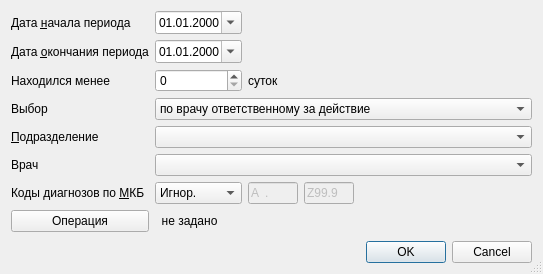
<?xml version="1.0" encoding="UTF-8"?>
<ui version="4.0">
 <class>ReportsBeingInStationaryDialog</class>
 <widget class="QDialog" name="ReportsBeingInStationaryDialog">
  <property name="windowModality">
   <enum>Qt::ApplicationModal</enum>
  </property>
  <property name="geometry">
   <rect>
    <x>0</x>
    <y>0</y>
    <width>543</width>
    <height>274</height>
   </rect>
  </property>
  <property name="windowTitle">
   <string>параметры отчёта</string>
  </property>
  <property name="sizeGripEnabled">
   <bool>true</bool>
  </property>
  <layout class="QGridLayout" name="gridLayout">
   <item row="9" column="1" colspan="4">
    <widget class="QLabel" name="lblActionTypeList">
     <property name="text">
      <string>  не задано</string>
     </property>
     <property name="wordWrap">
      <bool>true</bool>
     </property>
    </widget>
   </item>
   <item row="9" column="5">
    <spacer name="horizontalSpacer_4">
     <property name="orientation">
      <enum>Qt::Horizontal</enum>
     </property>
     <property name="sizeHint" stdset="0">
      <size>
       <width>40</width>
       <height>20</height>
      </size>
     </property>
    </spacer>
   </item>
   <item row="1" column="1">
    <widget class="CDateEdit" name="edtEndDate">
     <property name="sizePolicy">
      <sizepolicy hsizetype="Maximum" vsizetype="Fixed">
       <horstretch>0</horstretch>
       <verstretch>0</verstretch>
      </sizepolicy>
     </property>
     <property name="displayFormat">
      <string>dd.MM.yyyy</string>
     </property>
     <property name="calendarPopup">
      <bool>true</bool>
     </property>
    </widget>
   </item>
   <item row="6" column="1" colspan="5">
    <widget class="CPersonComboBoxEx" name="cmbPerson"/>
   </item>
   <item row="5" column="0">
    <widget class="QLabel" name="lblOrgStructure">
     <property name="text">
      <string>&amp;Подразделение</string>
     </property>
     <property name="buddy">
      <cstring>cmbOrgStructure</cstring>
     </property>
    </widget>
   </item>
   <item row="8" column="5">
    <spacer name="horizontalSpacer">
     <property name="orientation">
      <enum>Qt::Horizontal</enum>
     </property>
     <property name="sizeHint" stdset="0">
      <size>
       <width>66</width>
       <height>20</height>
      </size>
     </property>
    </spacer>
   </item>
   <item row="2" column="3" colspan="3">
    <spacer name="horizontalSpacer_2">
     <property name="orientation">
      <enum>Qt::Horizontal</enum>
     </property>
     <property name="sizeHint" stdset="0">
      <size>
       <width>40</width>
       <height>20</height>
      </size>
     </property>
    </spacer>
   </item>
   <item row="9" column="0">
    <widget class="QPushButton" name="btnActionTypeList">
     <property name="text">
      <string>Операция</string>
     </property>
    </widget>
   </item>
   <item row="10" column="0" colspan="2">
    <spacer>
     <property name="orientation">
      <enum>Qt::Vertical</enum>
     </property>
     <property name="sizeHint" stdset="0">
      <size>
       <width>129</width>
       <height>20</height>
      </size>
     </property>
    </spacer>
   </item>
   <item row="11" column="0" colspan="6">
    <widget class="QDialogButtonBox" name="buttonBox">
     <property name="orientation">
      <enum>Qt::Horizontal</enum>
     </property>
     <property name="standardButtons">
      <set>QDialogButtonBox::Cancel|QDialogButtonBox::Ok</set>
     </property>
    </widget>
   </item>
   <item row="0" column="1">
    <widget class="CDateEdit" name="edtBegDate">
     <property name="sizePolicy">
      <sizepolicy hsizetype="Maximum" vsizetype="Fixed">
       <horstretch>0</horstretch>
       <verstretch>0</verstretch>
      </sizepolicy>
     </property>
     <property name="displayFormat">
      <string>dd.MM.yyyy</string>
     </property>
     <property name="calendarPopup">
      <bool>true</bool>
     </property>
    </widget>
   </item>
   <item row="8" column="0">
    <widget class="QLabel" name="lblMKB">
     <property name="text">
      <string>Коды диагнозов по &amp;МКБ</string>
     </property>
     <property name="buddy">
      <cstring>cmbMKBFilter</cstring>
     </property>
    </widget>
   </item>
   <item row="1" column="0">
    <widget class="QLabel" name="lblEndDate">
     <property name="text">
      <string>Дата &amp;окончания периода</string>
     </property>
     <property name="buddy">
      <cstring>edtEndDate</cstring>
     </property>
    </widget>
   </item>
   <item row="4" column="0">
    <widget class="QLabel" name="lblSelectType">
     <property name="text">
      <string>Выбор</string>
     </property>
    </widget>
   </item>
   <item row="4" column="1" colspan="5">
    <widget class="QComboBox" name="cmbSelectType">
     <item>
      <property name="text">
       <string>по врачу ответственному за действие</string>
      </property>
     </item>
     <item>
      <property name="text">
       <string>по врачу ответственному за событие</string>
      </property>
     </item>
    </widget>
   </item>
   <item row="5" column="1" colspan="5">
    <widget class="COrgStructureComboBox" name="cmbOrgStructure"/>
   </item>
   <item row="6" column="0">
    <widget class="QLabel" name="lblPerson">
     <property name="text">
      <string>Врач</string>
     </property>
    </widget>
   </item>
   <item row="0" column="0">
    <widget class="QLabel" name="lblBegDate">
     <property name="text">
      <string>Дата &amp;начала периода</string>
     </property>
     <property name="buddy">
      <cstring>edtBegDate</cstring>
     </property>
    </widget>
   </item>
   <item row="8" column="1">
    <widget class="QComboBox" name="cmbMKBFilter">
     <item>
      <property name="text">
       <string>Игнор.</string>
      </property>
     </item>
     <item>
      <property name="text">
       <string>Интервал</string>
      </property>
     </item>
    </widget>
   </item>
   <item row="2" column="1">
    <widget class="QSpinBox" name="edtLimitDays"/>
   </item>
   <item row="2" column="0">
    <widget class="QLabel" name="lblLimitDays">
     <property name="text">
      <string>Находился менее</string>
     </property>
    </widget>
   </item>
   <item row="2" column="2">
    <widget class="QLabel" name="label">
     <property name="text">
      <string>суток</string>
     </property>
    </widget>
   </item>
   <item row="1" column="2" colspan="4">
    <spacer>
     <property name="orientation">
      <enum>Qt::Horizontal</enum>
     </property>
     <property name="sizeHint" stdset="0">
      <size>
       <width>91</width>
       <height>20</height>
      </size>
     </property>
    </spacer>
   </item>
   <item row="0" column="2" colspan="4">
    <spacer>
     <property name="orientation">
      <enum>Qt::Horizontal</enum>
     </property>
     <property name="sizeHint" stdset="0">
      <size>
       <width>91</width>
       <height>20</height>
      </size>
     </property>
    </spacer>
   </item>
   <item row="8" column="2">
    <widget class="CICDCodeEdit" name="edtMKBFrom">
     <property name="enabled">
      <bool>false</bool>
     </property>
     <property name="sizePolicy">
      <sizepolicy hsizetype="Fixed" vsizetype="Fixed">
       <horstretch>0</horstretch>
       <verstretch>0</verstretch>
      </sizepolicy>
     </property>
     <property name="maximumSize">
      <size>
       <width>50</width>
       <height>16777215</height>
      </size>
     </property>
     <property name="inputMask">
      <string>a00.00; </string>
     </property>
     <property name="text">
      <string>A.</string>
     </property>
     <property name="maxLength">
      <number>6</number>
     </property>
    </widget>
   </item>
   <item row="8" column="3">
    <widget class="CICDCodeEdit" name="edtMKBTo">
     <property name="enabled">
      <bool>false</bool>
     </property>
     <property name="sizePolicy">
      <sizepolicy hsizetype="Fixed" vsizetype="Fixed">
       <horstretch>0</horstretch>
       <verstretch>0</verstretch>
      </sizepolicy>
     </property>
     <property name="maximumSize">
      <size>
       <width>50</width>
       <height>16777215</height>
      </size>
     </property>
     <property name="inputMask">
      <string>a00.00; </string>
     </property>
     <property name="text">
      <string>Z99.9</string>
     </property>
     <property name="maxLength">
      <number>6</number>
     </property>
    </widget>
   </item>
  </layout>
 </widget>
 <customwidgets>
  <customwidget>
   <class>CDateEdit</class>
   <extends>QDateEdit</extends>
   <header>library/DateEdit</header>
  </customwidget>
  <customwidget>
   <class>COrgStructureComboBox</class>
   <extends>QComboBox</extends>
   <header>Orgs/OrgStructComboBoxes.h</header>
  </customwidget>
  <customwidget>
   <class>CPersonComboBoxEx</class>
   <extends>QComboBox</extends>
   <header>Orgs/PersonComboBoxEx.h</header>
  </customwidget>
  <customwidget>
   <class>CICDCodeEdit</class>
   <extends>QLineEdit</extends>
   <header>library/ICDCodeEdit.h</header>
  </customwidget>
 </customwidgets>
 <tabstops>
  <tabstop>edtBegDate</tabstop>
  <tabstop>edtEndDate</tabstop>
  <tabstop>edtLimitDays</tabstop>
  <tabstop>cmbSelectType</tabstop>
  <tabstop>cmbOrgStructure</tabstop>
  <tabstop>cmbPerson</tabstop>
  <tabstop>cmbMKBFilter</tabstop>
  <tabstop>edtMKBFrom</tabstop>
  <tabstop>edtMKBTo</tabstop>
  <tabstop>btnActionTypeList</tabstop>
  <tabstop>buttonBox</tabstop>
 </tabstops>
 <resources/>
 <connections>
  <connection>
   <sender>buttonBox</sender>
   <signal>accepted()</signal>
   <receiver>ReportsBeingInStationaryDialog</receiver>
   <slot>accept()</slot>
   <hints>
    <hint type="sourcelabel">
     <x>112</x>
     <y>177</y>
    </hint>
    <hint type="destinationlabel">
     <x>102</x>
     <y>90</y>
    </hint>
   </hints>
  </connection>
  <connection>
   <sender>buttonBox</sender>
   <signal>rejected()</signal>
   <receiver>ReportsBeingInStationaryDialog</receiver>
   <slot>reject()</slot>
   <hints>
    <hint type="sourcelabel">
     <x>225</x>
     <y>177</y>
    </hint>
    <hint type="destinationlabel">
     <x>236</x>
     <y>76</y>
    </hint>
   </hints>
  </connection>
 </connections>
</ui>
